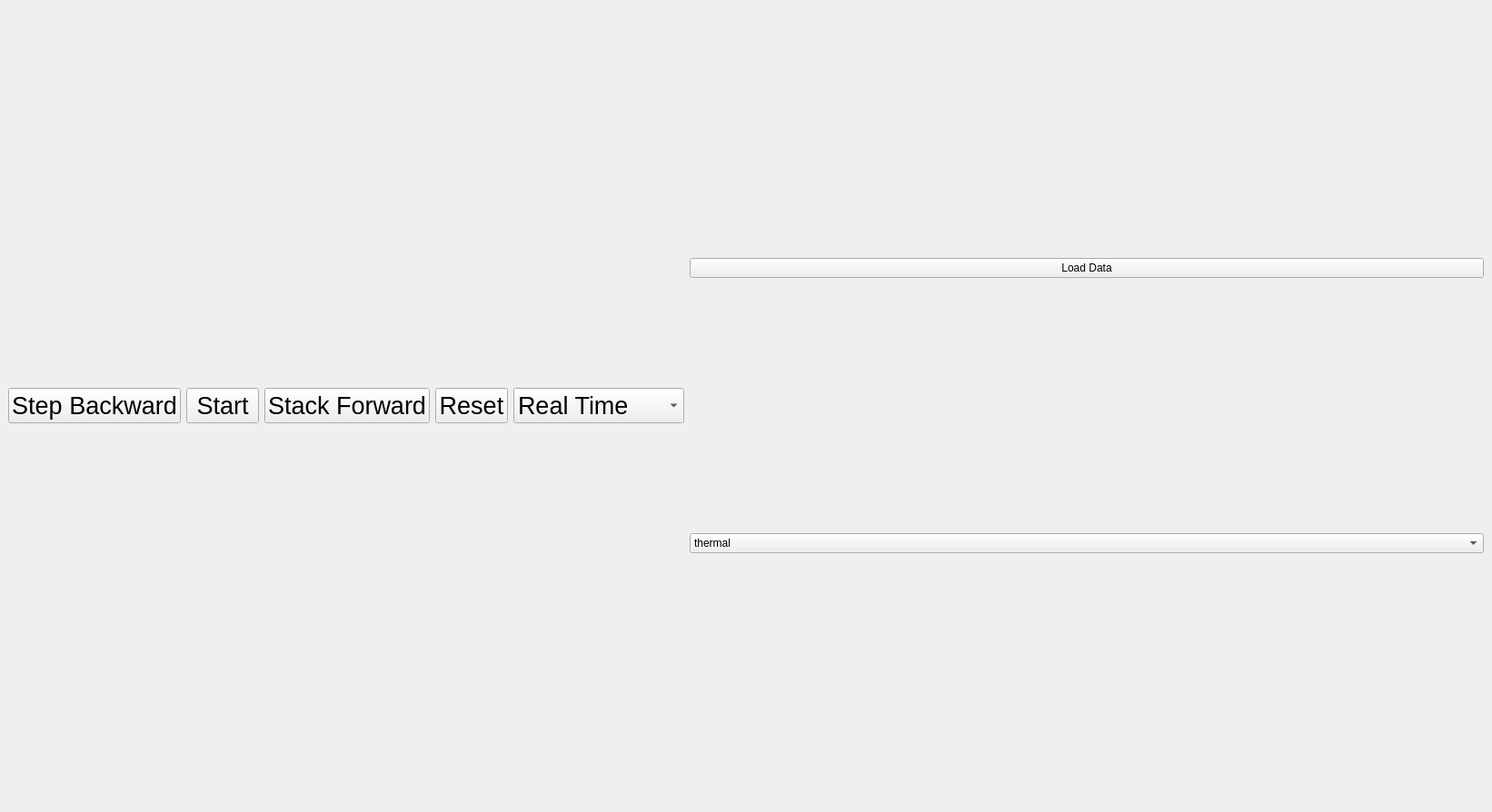
<?xml version="1.0" encoding="UTF-8"?>
<ui version="4.0">
 <class>heat_window</class>
 <widget class="QMainWindow" name="heat_window">
  <property name="geometry">
   <rect>
    <x>0</x>
    <y>0</y>
    <width>1642</width>
    <height>894</height>
   </rect>
  </property>
  <property name="windowTitle">
   <string>Numerical Methods in Linear Algebra - Project</string>
  </property>
  <widget class="QWidget" name="central_widget">
   <layout class="QHBoxLayout" name="horizontalLayout">
    <item>
     <layout class="QVBoxLayout" name="verticalLayout_plots_and_controls">
      <item>
       <layout class="QHBoxLayout" name="horizontalLayout_plots" stretch="2,1">
        <item>
         <layout class="QGridLayout" name="gridLayout_main_plot"/>
        </item>
        <item>
         <layout class="QVBoxLayout" name="verticalLayout_secondary_plots" stretch="1,1">
          <item>
           <layout class="QGridLayout" name="gridLayout_difference_plot"/>
          </item>
          <item>
           <layout class="QGridLayout" name="gridLayout_residue_plot"/>
          </item>
         </layout>
        </item>
       </layout>
      </item>
      <item>
       <layout class="QHBoxLayout" name="horizontalLayout_controls">
        <item>
         <widget class="QPushButton" name="pushButton_backward">
          <property name="enabled">
           <bool>true</bool>
          </property>
          <property name="font">
           <font>
            <pointsize>20</pointsize>
           </font>
          </property>
          <property name="text">
           <string>Step Backward</string>
          </property>
         </widget>
        </item>
        <item>
         <widget class="QPushButton" name="pushButton_start">
          <property name="font">
           <font>
            <pointsize>20</pointsize>
           </font>
          </property>
          <property name="text">
           <string>Start</string>
          </property>
         </widget>
        </item>
        <item>
         <widget class="QPushButton" name="pushButton_forward">
          <property name="font">
           <font>
            <pointsize>20</pointsize>
           </font>
          </property>
          <property name="text">
           <string>Stack Forward</string>
          </property>
         </widget>
        </item>
        <item>
         <widget class="QPushButton" name="pushButton_reset">
          <property name="sizePolicy">
           <sizepolicy hsizetype="Preferred" vsizetype="Fixed">
            <horstretch>0</horstretch>
            <verstretch>0</verstretch>
           </sizepolicy>
          </property>
          <property name="font">
           <font>
            <pointsize>20</pointsize>
           </font>
          </property>
          <property name="text">
           <string>Reset</string>
          </property>
         </widget>
        </item>
        <item>
         <widget class="QComboBox" name="comboBox_speed">
          <property name="font">
           <font>
            <pointsize>20</pointsize>
           </font>
          </property>
          <item>
           <property name="text">
            <string>Real Time</string>
           </property>
          </item>
          <item>
           <property name="text">
            <string>1 Step / s</string>
           </property>
          </item>
          <item>
           <property name="text">
            <string>5 Steps / s</string>
           </property>
          </item>
          <item>
           <property name="text">
            <string>10 Steps / s</string>
           </property>
          </item>
          <item>
           <property name="text">
            <string>100 Steps / s</string>
           </property>
          </item>
         </widget>
        </item>
       </layout>
      </item>
     </layout>
    </item>
    <item>
     <layout class="QGridLayout" name="gridLayout_options">
      <item row="2" column="0">
       <spacer name="horizontalSpacer_options">
        <property name="orientation">
         <enum>Qt::Horizontal</enum>
        </property>
        <property name="sizeType">
         <enum>QSizePolicy::Fixed</enum>
        </property>
        <property name="sizeHint" stdset="0">
         <size>
          <width>400</width>
          <height>0</height>
         </size>
        </property>
       </spacer>
      </item>
      <item row="1" column="0">
       <widget class="QComboBox" name="comboBox_colormap">
        <item>
         <property name="text">
          <string>thermal</string>
         </property>
        </item>
        <item>
         <property name="text">
          <string>flame</string>
         </property>
        </item>
        <item>
         <property name="text">
          <string>yellowy</string>
         </property>
        </item>
        <item>
         <property name="text">
          <string>bipolar</string>
         </property>
        </item>
        <item>
         <property name="text">
          <string>spectrum</string>
         </property>
        </item>
        <item>
         <property name="text">
          <string>cyclic</string>
         </property>
        </item>
        <item>
         <property name="text">
          <string>greyclip</string>
         </property>
        </item>
        <item>
         <property name="text">
          <string>grey</string>
         </property>
        </item>
       </widget>
      </item>
      <item row="0" column="0">
       <widget class="QPushButton" name="pushButton_load">
        <property name="text">
         <string>Load Data</string>
        </property>
       </widget>
      </item>
     </layout>
    </item>
   </layout>
  </widget>
 </widget>
 <resources/>
 <connections/>
</ui>
